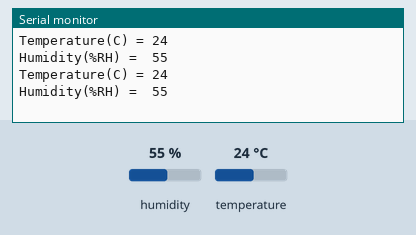
Simulated run of this sketch. Board: Arduino Uno, built with avr-gcc and run on an emulated ATmega328P. Shown: the last lines printed to the serial monitor. The inputs (shaded band) are chosen by the test bench; at power-on: humidity 55 %, temperature 24 °C.

Above: at 3.3 s.
3.4 s: humidity set to 22 %
At 6.4 s:
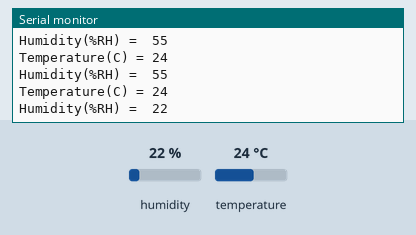
6.7 s: temperature set to 12 °C
At 9.4 s:
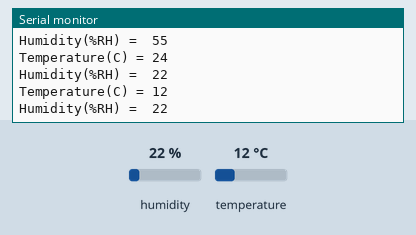
10.0 s: humidity set to 40 %
At 11.0 s:
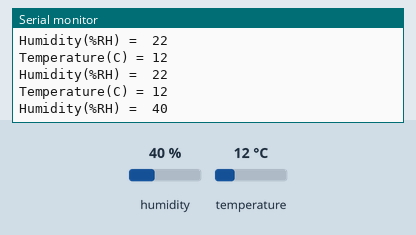
Timing chart, 0 to 13.0 s (numbered marks = the images above; inputs shaded):
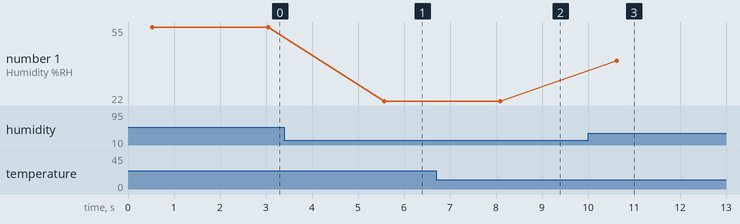

Measured:
- after the input at 3.4 s, the serial monitor: prints a new line after 2.2 s (image 1)
- after the input at 6.7 s, the serial monitor: prints a new line after 1.4 s (image 2)
- after the input at 10.0 s, the serial monitor: prints a new line after 0.62 s (image 3)
- plotted number 1: 55 → 22 after the input at 3.4 s, 22 → 40 after the input at 10.0 s

The sketch:

dht11_test.ino
```cpp
#include <DHT.h>

const int dhtPin = 2;

DHT dht(dhtPin, DHT11);

void setup() {
  Serial.begin(115200);

  dht.begin();
}

void loop() {
  int dhtTemp = dht.readTemperature();
  delay(500);
  int dhtHumidity = dht.readHumidity();
  Serial.print("Temperature(C) = ");
  Serial.println(dhtTemp);
  Serial.print("Humidity(%RH) =  ");
  Serial.println(dhtHumidity);
  Serial.println();
  delay(2000);
}
```
